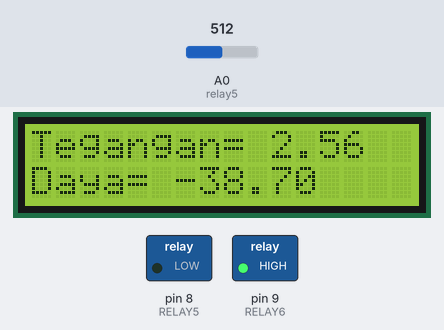
A sketch run on a simulated Arduino Uno, built with avr-gcc and run on an emulated ATmega328P. Parts: 16×2 character LCD, switched loads named in the sketch (green lamp = pin HIGH). The inputs (shaded band) are chosen by the test bench; at power-on: A0 (relay5) = 512.

Above: at 1.2 s.
1.3 s: A0 (relay5) set to 89
At 2.1 s:
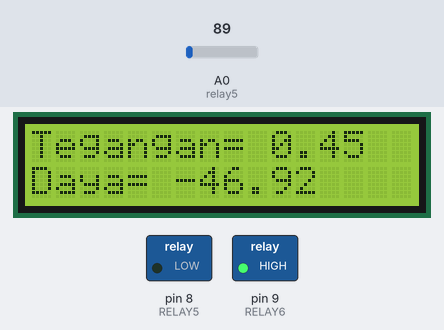
3.0 s: A0 (relay5) set to 76
At 4.1 s:
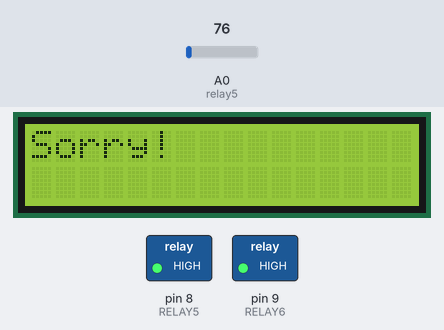
5.0 s: A0 (relay5) set to 122
At 5.8 s:
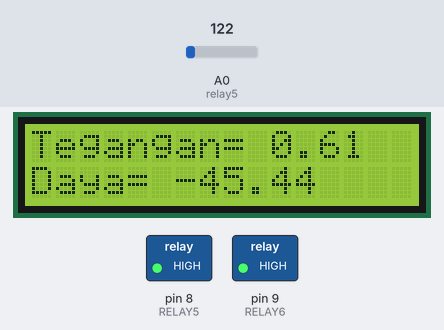
6.6 s: A0 (relay5) set to 0
At 7.8 s:
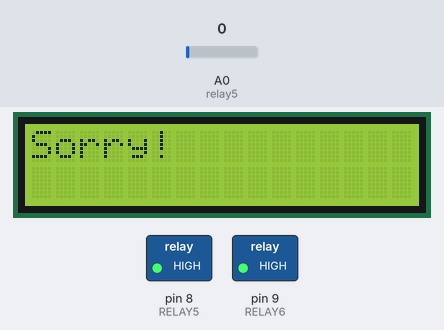
Timing chart, 0 to 9.6 s (numbered marks = the images above; inputs shaded):
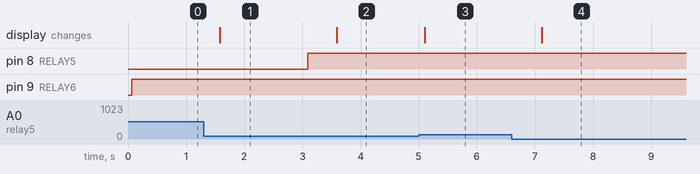

The sketch:

_3.ino
```cpp
#define RELAY6 9
#define RELAY5 8
#define RELAY4 7
#define RELAY3 6

#include<LiquidCrystal.h>
LiquidCrystal lcd(12,11,5,4,3,2);

float P1;
float P2;
float P3;
float P4;


void setup() {
  pinMode(RELAY6,OUTPUT);
  pinMode(RELAY5,OUTPUT);
  lcd.begin(16,2);
  digitalWrite(RELAY6,LOW);
  digitalWrite(RELAY5,LOW);
  digitalWrite(RELAY4,LOW);
  digitalWrite(RELAY5,LOW);
}

void loop() {
  digitalWrite(RELAY6,HIGH);

  int sensorValue = analogRead(A0);
  float v1 = sensorValue * (0.005);

  if (v1>=5 || v1<0.4) {
    relay5();
  }
  else {
    P1=(4.699* log (v1))-43.12;
    lcd.setCursor(0,0);
    lcd.print("Tegangan=");
    lcd.setCursor(0,1);
    lcd.print("Daya=");
    lcd.setCursor(10,0);
    lcd.print(v1);
    lcd.setCursor(6,1);
    lcd.print(P1);
    delay(500);
  }
}

void relay5() {
  digitalWrite(RELAY5,HIGH);
  int sensorValue = analogRead(A0);
  float v2 = sensorValue * (5.0 / 1023.0);
  if (v2>=5 || v2<0.4) {
    relay4();
  }
  else {
  P2=(4.382* log (v2))-32.37;
  lcd.setCursor(0,0);
  lcd.print("Tegangan=");
  lcd.setCursor(0,1);
  lcd.print("Daya=");
  lcd.setCursor(10,0);
  lcd.print(v2);
  lcd.setCursor(6,1);
  lcd.print(P2);
  delay(500);
  }
}

void relay4() {
  digitalWrite(RELAY5,HIGH);
  digitalWrite(RELAY4,HIGH);
  int sensorValue = analogRead(A0);
  float v3 = sensorValue * (5.0 / 1023.0);
  if (v3>=5 || v3<0.4) {
    relay3();
  }
  else {
  P3=(4.359* log (v3))-22.28;
  lcd.setCursor(0,0);
  lcd.print("Tegangan=");
  lcd.setCursor(0,1);
  lcd.print("Daya=");
  lcd.setCursor(10,0);
  lcd.print(v3);
  lcd.setCursor(6,1);
  lcd.print(P3);
  delay(500);
  }
}

void relay3() {
  digitalWrite(RELAY5,HIGH);
  digitalWrite(RELAY4,HIGH);
  digitalWrite(RELAY3,HIGH);
  int sensorValue = analogRead(A0);
  float v4 = sensorValue * (5.0 / 1023.0);
  if (v4>=5 || v4<0.4) {
    delay(500);
    lcd.clear();
    lcd.print("Sorry!");
  }
  else {
  P4=(4.368* log (v4))-12.23;
  lcd.setCursor(0,0);
  lcd.print("Tegangan=");
  lcd.setCursor(0,1);
  lcd.print("Daya=");
  lcd.setCursor(10,0);
  lcd.print(v4);
  lcd.setCursor(6,1);
  lcd.print(P4);
  delay(500);
  }
}
```

Measured:
- the behaviour switches between 81 and 80 on A0 (relay5) (found by bisection; images 1 and 2)
- after the input at 1.3 s, the display: changes after 0.28 s (image 1)
- after the input at 3.0 s, pin 8 (RELAY5): LOW → HIGH after 0.09 s; the display: changes after 0.59 s (image 2)
- after the input at 5.0 s, the display: changes after 0.11 s (image 3)
- after the input at 6.6 s, the display: changes after 0.52 s (image 4)
